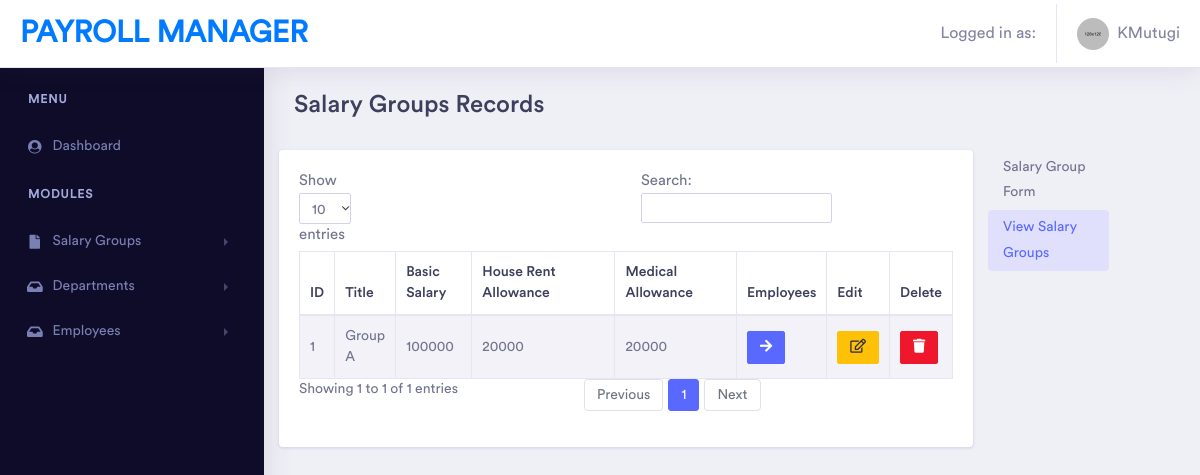
/view-salary-groups (signed in), run on an earlier commit of the app's database.
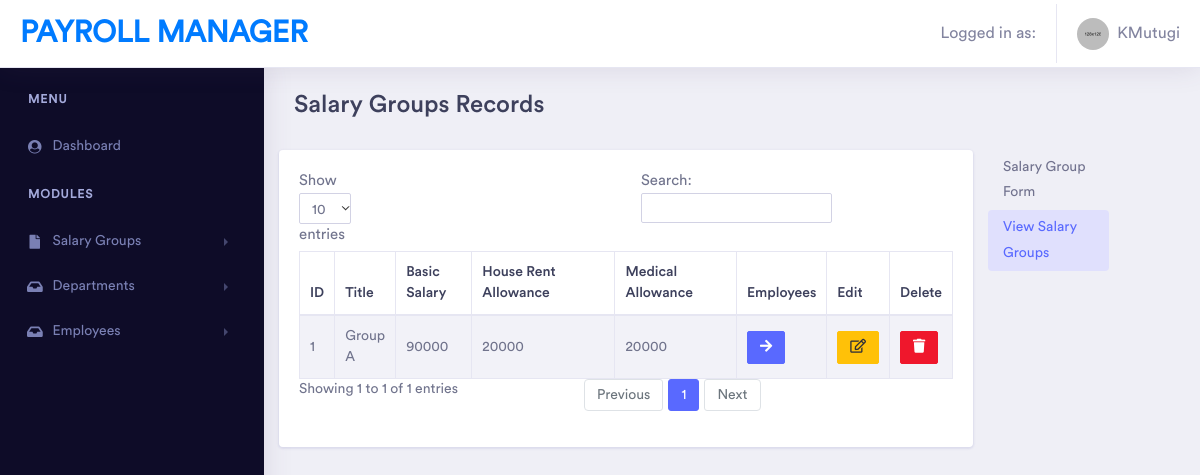
And on a later commit of the database.
### models/salary_group_model.py (models this page shows, shortened)
class SalaryGroupModel(db.Model):
    __tablename__ = 'salary_groups'
    id = db.Column(db.Integer, primary_key=True)
    title = db.Column(db.String(), nullable=False)
    basic_salary = db.Column(db.String(), nullable=False)
    house_rent_allowance = db.Column(db.String(), nullable=False)
    medical_allowance = db.Column(db.String(), nullable=False)
    employees = db.relationship('EmployeeModel', backref='salarygroup')
    @classmethod
    def fetch_all(cls):
        return cls.query.all()

### main.py (the view)
@app.route('/view-salary-groups', methods=['GET','POST'])
@login_required
def view_salary_groups():
    return salary_groups.SalaryGroups.view_salary_groups()

### controllers/salary_groups.py (called while the page is built)
    @staticmethod
    def view_salary_groups():
        if session:
            username = session['username']
            salary_groups = SalaryGroupModel.fetch_all()
            return render_template('view-salary-groups.html', groups=salary_groups,username=username)
        else:
            return redirect(url_for('login'))

### main.py (called while the page is built)
def login_required(f): #define a function whose first parameter is f, which is convention for the fact that it wraps a function
    @wraps(f)
    def wrap(*args,**kwargs):
        if 'logged_in' in session:
            return f(*args, **kwargs)
        else:
            flash('Sign in required','danger')
            return redirect(url_for('login', next=request.url))
    return wrap

### templates/view-salary-groups.html (shortened to what this page needs)
{% extends 'base.html' %}
{% block content %}
<div class="container-fluid  dashboard-content">
    <div class="row">
        <div class="col-xl-10">
            <div class="row">
                <div class="col-xl-12 col-lg-12 col-md-12 col-sm-12 col-12">
                    <div class="page-header">
                        <h2 class="pageheader-title">Salary Groups Records</h2>
                    </div>
                </div>
            </div>
        </div>
        <div class="row">
            <div class="col-xl-12 col-lg-12 col-md-12 col-sm-12 col-12">
                <div class="card">
                    <div class="card-body">
                        <div class="table-responsive">
                            <table id="example3" class="table table-striped table-bordered" style="width:100%">
                                <thead>
                                    <tr>
                                        <th>ID</th>
                                        <th>Title</th>
                                        <th>Basic Salary</th>
                                        <th>House Rent Allowance</th>
                                        <th>Medical Allowance</th>
                                        <th>Employees</th>
                                        <th>Edit</th>
                                        <th>Delete</th>
                                    </tr>
                                </thead>
                                <tbody>
                                {% for each in groups %}
                                    <tr>
                                        <td>{{ each.id }}</td>
                                        <td>{{ each.title }}</td>
                                        <td>{{ each.basic_salary }}</td>
                                        <td>{{ each.house_rent_allowance }}</td>
                                        <td>{{ each.medical_allowance }}</td>
                                        <td>
                                            <a class="btn btn-sm btn-primary" href="/salary-group/{{ each.id }}/employees"><i class="fas fa-arrow-right"></i></a>
                                        </td>
                                        <td>
                                            <button type="button" class="btn btn-sm btn-warning" data-toggle="modal" data-target="#edit{{ each.id }}"><i class="far fa-edit"></i></button>
                                        </td>
                                        <td>
                                            <button type="button" class="btn btn-sm btn-danger" data-toggle="modal" data-target="#delete{{ each.id }}"><i class="fas fa-trash"></i></button>
                                        </td>
                                    </tr>
                                {% endfor %}
                                </tbody>
                            </table>
                        </div>
                    </div>
                </div>
            </div>
        </div>
        <div class="col-xl-2 col-lg-2 col-md-6 col-sm-12 col-12">
            <div class="sidebar-nav-fixed">
                <ul class="list-unstyled">
                    <li><a href="/add-salary-groups" >Salary Group Form</a></li>
                    <li><a href="/view-salary-groups" class="active">View Salary Groups</a></li>
                </ul>
            </div>
        </div>
    </div>
</div>
{% endblock %}

What changed in the data, as far as the page shows it:
changed SalaryGroupModel "Group A": basic_salary "100000" → "90000"
